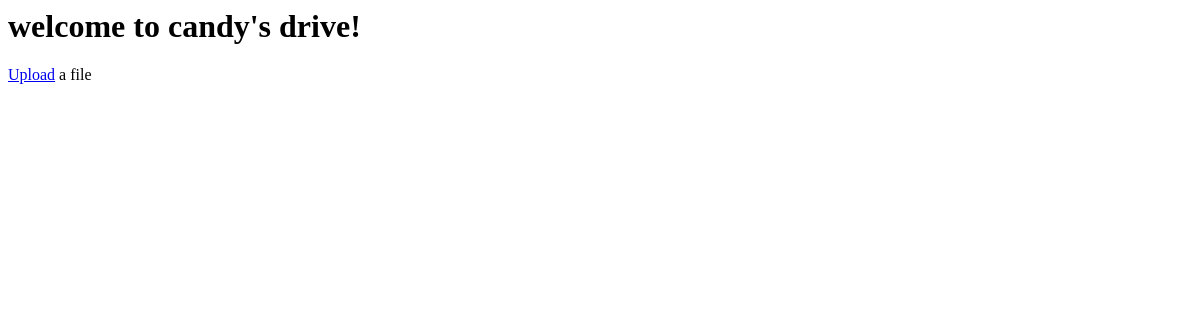
Before: / (signed in) with the older database file.
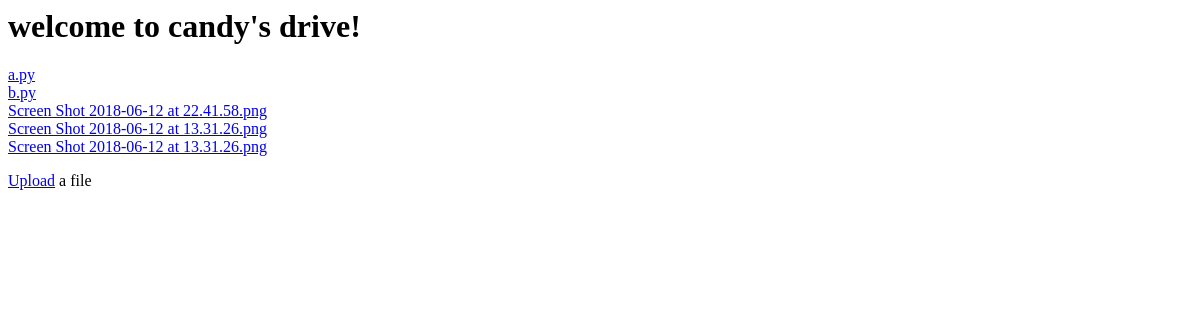
After: the same page with the newer database file.
### tables this page shows
CREATE TABLE users (id INTEGER PRIMARY KEY, name TEXT, password TEXT);

CREATE TABLE files (fileid INTEGER PRIMARY KEY, userid INTEGER, filename TEXT, content BLOB);

### app.py (the view)
@app.route('/')
@login_required
def home():
	return render_template('home.html', filenames=get_filenames(), user=session['username'] )

### app.py (called while the page is built)
def login_required(f):
	@wraps(f)
	def wrap(*args, **kwargs):
		if 'logged_in' in session:
			return f(*args, **kwargs)
		else:
			flash('Please login')
			return redirect(url_for('login', next=request.url))
	return wrap

def check_username(username):
	conn = sqlite3.connect('drive.db')
	c = conn.cursor()
	c.execute("SELECT id, name FROM users where name = ?", (username,))
	data = c.fetchone()
	conn.commit()
	c.close()
	conn.close()
	return data

def get_filenames():
	conn = sqlite3.connect('drive.db')
	c = conn.cursor()
	userid = check_username(session['username'])[0]
	c.execute("SELECT filename FROM files where userid = ?", (userid,))
	data = c.fetchall()
	conn.commit()
	c.close()
	conn.close()
	return [x[0] for x in data]

### templates/home.html
<p><h1> welcome to {{ user }}'s drive! </h1></p>
{% for filename in filenames %}
<tr>
	<a href="files/{{ filename }}" download> {{filename}} </a> <br>
</tr>
{% endfor %}
<p><a href="{{ url_for('upload') }}" > Upload</a> a file</p>

Changed rows visible on the page:
added files: filename "a.py"
added files: filename "b.py"
added files: filename "Screen Shot 2018-06-12 at 22.41.58.png"
added files: filename "Screen Shot 2018-06-12 at 13.31.26.png"
added files: filename "Screen Shot 2018-06-12 at 13.31.26.png"
